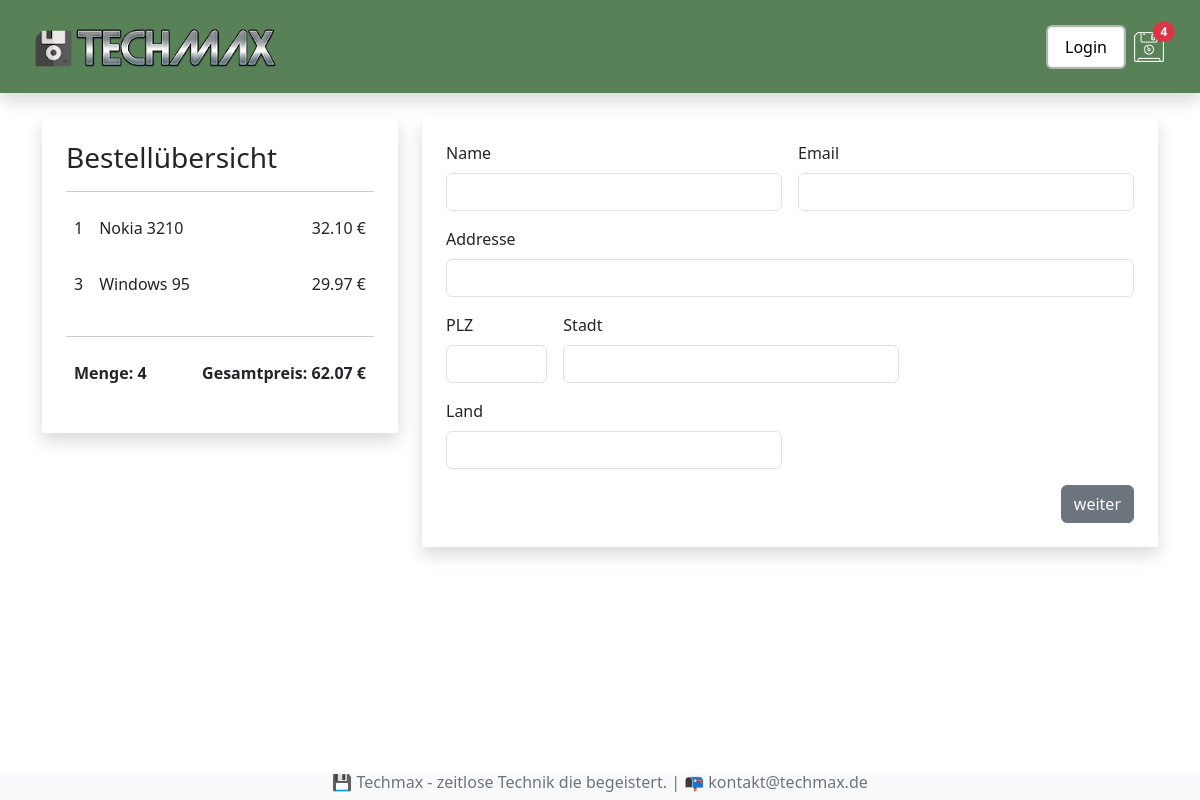
The app's page /kasse/ (signed in), older data.
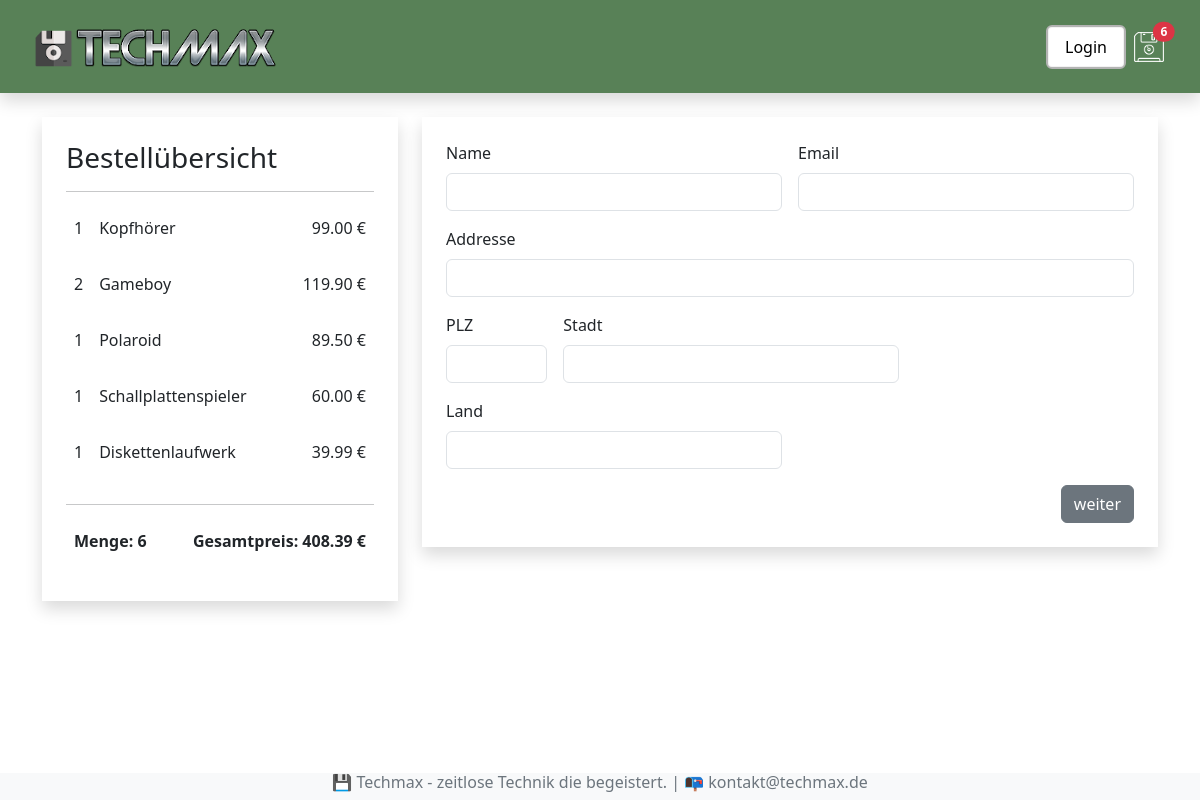
The same page, newer data.
### shop/models.py (models this page shows, shortened)
class BestellteArtikel(models.Model):
    artikel = models.ForeignKey(Artikel, on_delete=models.SET_NULL, null=True, blank=True)
    bestellung = models.ForeignKey(Bestellung, on_delete=models.SET_NULL, null=True, blank=True)
    menge = models.IntegerField(default=0, null=True, blank=True)
    datum = models.DateTimeField(auto_now_add=True)
    @property
    def get_summe(self):
        summe = self.artikel.preis * self.menge
        return summe

class Artikel(models.Model):
    name = models.CharField(max_length=200, null=True)
    beschreibung = models.TextField(null=True, blank=True)
    preis = models.FloatField()
    bild = models.ImageField(null=True, blank=True, upload_to="bilder/")

class Bestellung(models.Model):
    kunde = models.ForeignKey(Kunde, on_delete=models.SET_NULL, null=True, blank=True)
    bestelldatum = models.DateTimeField(auto_now_add=True)
    erledigt = models.BooleanField(default=False, null=True, blank=True)
    auftrags_id = models.CharField(max_length=200, null=200)
    @property
    def get_gesamtpreis(self):
        bestellteartikels = self.bestellteartikel_set.all()
        gesamtpreis = sum(artikel.get_summe for artikel in bestellteartikels)
        return gesamtpreis
    @property
    def get_gesamtmenge(self):
        bestellteartikels = self.bestellteartikel_set.all()
        gesamtmenge = sum(artikel.menge for artikel in bestellteartikels)
        return gesamtmenge

### shop/views.py (the view)
# urls.py: path('kasse/', views.kasse, name='kasse'),
def kasse(request):
     if request.user.is_authenticated:
          kunde = request.user.kunde
          bestellung, created = Bestellung.objects.get_or_create(kunde=kunde, erledigt=False)
          artikels = bestellung.bestellteartikel_set.all()
     else:
          artikels = []
          bestellung = []
     ctx = {'artikels':artikels, 'bestellung':bestellung}
     return render(request, 'shop/kasse.html', ctx)

### shop/context_processors.py (called while the page is built)
def warenkorb_anzahl(request):
    if request.user.is_authenticated:
        kunde = request.user.kunde
        bestellung = Bestellung.objects.get(kunde=kunde, erledigt=False)
        if bestellung:
            menge = bestellung.get_gesamtmenge
        else:
            menge = 0
    else:
        menge = 0
    return{'menge': menge}

### shop/templates/shop/kasse.html
{% extends 'shop/index.html' %}
{% block content %}
    <div class="row mt-4">
        <div class="col-4">
            <div class="shadow p-4">
                <h3>Bestellübersicht</h3>
                <hr>
                {% for artikel in artikels %}
                <div class="d-flex">
                    <p class="p-2">{{artikel.menge}}</p>
                    <p class="me-auto p-2">{{artikel.artikel.name}}</p>
                    <p class="p-2">{{artikel.get_summe|floatformat:2}} €</p>
                </div>
                {% endfor %}
                <hr>
                <div class="d-flex">
                    <p class="me-auto fw-bold p-2">Menge: {{bestellung.get_gesamtmenge}}</p>
                    <p class="fw-bold p-2">Gesamtpreis: {{bestellung.get_gesamtpreis|floatformat:2}} €</p>
                </div>
            </div>
        </div>
         <div class="col-8">
            <div class="shadow p-4">
                <form class="row g-3">
                    <div class="col-md-6">
                        <label for="inputName" class="form-label">Name</label>
                        <input type="text" class="form-control" id="inputName">
                    </div>
                    <div class="col-md-6">
                        <label for="inputEmail" class="form-label">Email</label>
                        <input type="email" class="form-control" id="inputEmail">
                    </div>
                    <div class="col-12">
                        <label for="inputAddress" class="form-label">Addresse</label>
                        <input type="text" class="form-control" id="inputAddress">
                    </div>
                     <div class="col-md-2">
                        <label for="inputPlz" class="form-label">PLZ</label>
                        <input type="text" class="form-control" id="inputPlz">
                    </div>
                    <div class="col-md-6">
                        <label for="inputStadt" class="form-label">Stadt</label>
                        <input type="text" class="form-control" id="inputStadt">
                    </div>
                   <div class="col-md-6">
                        <label for="inputLand" class="form-label">Land</label>
                        <input type="text" class="form-control" id="inputLand">
                    </div>
                    <div class="col-12 d-flex justify-content-end">
                        <button type="submit" id="formular-button" class="btn btn-secondary">weiter</button>
                    </div>
                    </form>
    </div>
{% endblock content %}

Row changes from the older to the newer data that the page shows:
removed BestellteArtikel: menge "1", artikel.name "Nokia 3210", get_summe "32.10"
removed BestellteArtikel: menge "3", artikel.name "Windows 95", get_summe "29.97"
added BestellteArtikel: menge "1", artikel.name "Kopfhörer", get_summe "99.00"
added BestellteArtikel: menge "2", artikel.name "Gameboy", get_summe "119.90"
added BestellteArtikel: menge "1", artikel.name "Polaroid", get_summe "89.50"
added BestellteArtikel: menge "1", artikel.name "Schallplattenspieler", get_summe "60.00"
added BestellteArtikel: menge "1", artikel.name "Diskettenlaufwerk", get_summe "39.99"
computed for Bestellung: get_gesamtmenge "4" → "6"; get_gesamtpreis "62.07" → "408.39"
Text that changed along with them:
{{ menge }}: "4" → "6"
